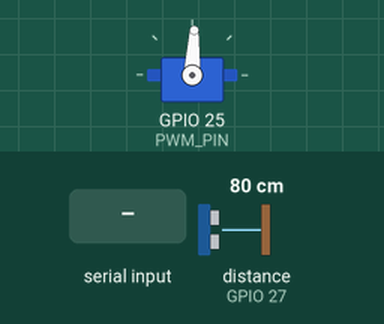
A program run on a simulated ESP32. Parts: servo. Wiring (inferred from the names in the program): ultrasonic range finder: trigger GPIO 26; echo GPIO 27; servo: signal GPIO 25. Inputs (shaded band) come from the test bench; at power-on: distance to the obstacle (sensor on GPIO 27) 80 cm. The echo pulse lasts 58.3 µs per cm; nothing arrives over Bluetooth unless stated; servo pulses on a pin are drawn as a servo (544–2400 µs = 0–180°); what the program prints to the serial monitor is not drawn.

Above: at 0.62 s.
1.3 s: distance to the obstacle (sensor on GPIO 27) set to 2 cm
At 3.34 s:
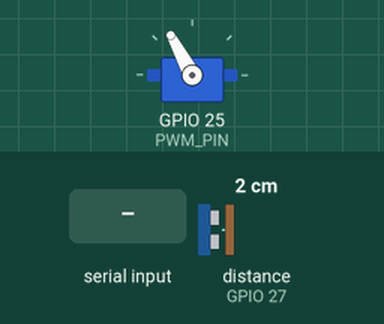
4.3 s: "VELOCITA:90\n" received over the second serial link
At 4.59 s:
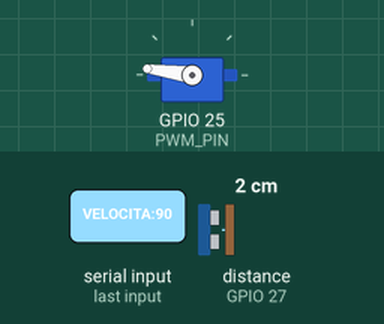
7.3 s: distance to the obstacle (sensor on GPIO 27) set to 5 cm
At 9.73 s:
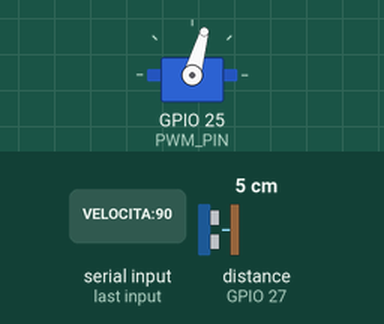
10.3 s: distance to the obstacle (sensor on GPIO 27) set to 8 cm
13.3 s: distance to the obstacle (sensor on GPIO 27) set to 4 cm
Timing chart, 0 to 20.3 s (numbered marks = the images above; inputs shaded):
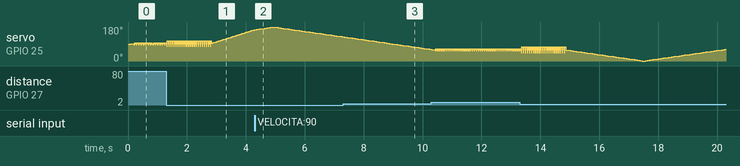

The program:

main.cpp
```cpp
#include <Arduino.h>
#include <BluetoothSerial.h>

// --- PROTOTIPI FUNZIONI ---
void processBluetoothCommand(String cmd);
void radarLogic();
void performNormalScan();
// void attemptToTrackTarget(int initialAngle, float initialDistance); // Non più usata direttamente così
bool fineTuneAndFollow(int& currentLockAngle, float& currentLockDistance);
void moveServo(int angle);
float measureDistance();
float measureDistanceAtAngle(int angle);
void sendScanData(int angle, float distance);
void sendTrackData(int angle, float distance, float speed);

// --- PIN ---
const int PWM_PIN  = 25;
const int TRIG_PIN = 26;
const int ECHO_PIN = 27;

// --- COSTANTI SENSORE & SERVO ---
const float SOUND_SPEED_CM_US = 0.0343;
const int ANGLE_STEP_NORMAL_SCAN = 2;

const int SERVO_MIN_PULSE_US = 500;
const int SERVO_MAX_PULSE_US = 2500;

// --- MODALITÀ E SOGLIE ---
bool manualOverrideStop = false;
float LOCK_MAX_DISTANCE_CM = 100.0; // Default, ora modificabile dall'app
float LOCK_MIN_DISTANCE_CM = 7.0;
unsigned long TRACKING_LOST_TIMEOUT_MS = 1500;
unsigned long FINE_TUNE_INTERVAL_MS_TRACKING = 60;

// --- STATO RADAR ---
BluetoothSerial SerialBT;
unsigned long lastServoMoveTimeNormalScanMs = 0;
int currentRadarAngle = 90;
bool isScanningForward = true;
int servoNormalScanDelayMs = 40;

// --- INSEGUIMENTO AUTOMATICO ---
bool isCurrentlyTracking = false;
unsigned long targetLastSeenDuringTrackMs = 0;
unsigned long lastFineTuneDuringTrackMs = 0;
float lastTrackedDistCm = 0;
unsigned long lastTrackTimeMsForSpeed = 0;


// --- COSTANTI MOVIMENTO E MISURAZIONE ---
const int DELAY_AFTER_SERVO_MOVE_US = 20000; // 20ms
const int TRACK_FINE_TUNE_ANGLE_STEP = 5;
const int TRACK_SEARCH_ON_LOSS_ANGLE_STEP = 15;

// ─────────────────────────────────────────────────────
void setup() {
  pinMode(PWM_PIN, OUTPUT);
  pinMode(TRIG_PIN, OUTPUT);
  pinMode(ECHO_PIN, INPUT);

  Serial.begin(115200);
  SerialBT.begin("ESP32_Radar");

  Serial.println("📡 Radar Autonomo Pronto (Range default: " + String(LOCK_MAX_DISTANCE_CM) + " cm)");
  SerialBT.println("📡 Connessione Bluetooth avviata. Range default: " + String(LOCK_MAX_DISTANCE_CM) + " cm"); // Informa anche l'app

  moveServo(currentRadarAngle);
  delayMicroseconds(DELAY_AFTER_SERVO_MOVE_US * 2);
  lastServoMoveTimeNormalScanMs = millis();
}

// ─────────────────────────────────────────────────────
void loop() {
  if (SerialBT.available()) {
    String cmd = SerialBT.readStringUntil('\n');
    processBluetoothCommand(cmd);
  }

  if (manualOverrideStop) {
    return;
  }
  radarLogic();
}

// ─────────────────────────────────────────────────────
void radarLogic() {
  if (isCurrentlyTracking) {
    int lockedAngle = currentRadarAngle;
    float lockedDist = lastTrackedDistCm;

    if (!fineTuneAndFollow(lockedAngle, lockedDist)) {
      Serial.println("🎯 Inseguimento perso. Ritorno a scansione.");
      isCurrentlyTracking = false;
    } else {
      currentRadarAngle = lockedAngle;
      lastTrackedDistCm = lockedDist;
    }
  } else {
    performNormalScan();
  }
}

// ─────────────────────────────────────────────────────
void performNormalScan() {
  unsigned long currentTimeMs = millis();

  if (currentTimeMs - lastServoMoveTimeNormalScanMs >= servoNormalScanDelayMs) {
    if (isScanningForward) {
      currentRadarAngle += ANGLE_STEP_NORMAL_SCAN;
      if (currentRadarAngle >= 180) { currentRadarAngle = 180; isScanningForward = false; }
    } else {
      currentRadarAngle -= ANGLE_STEP_NORMAL_SCAN;
      if (currentRadarAngle <= 0) { currentRadarAngle = 0; isScanningForward = true; }
    }
    lastServoMoveTimeNormalScanMs = currentTimeMs;

    float distance = measureDistanceAtAngle(currentRadarAngle);
    sendScanData(currentRadarAngle, distance);

    // Usa LOCK_MAX_DISTANCE_CM che può essere stato aggiornato dall'app
    if (distance >= LOCK_MIN_DISTANCE_CM && distance <= LOCK_MAX_DISTANCE_CM) {
      Serial.println("👁️ Oggetto rilevato a A" + String(currentRadarAngle) + " D" + String(distance) + ". Aggancio (Range Max: " + String(LOCK_MAX_DISTANCE_CM) + "cm)");
      isCurrentlyTracking = true;
      targetLastSeenDuringTrackMs = millis();
      lastFineTuneDuringTrackMs = millis();
      lastTrackedDistCm = distance;
      lastTrackTimeMsForSpeed = millis();
      // currentRadarAngle è già impostato sull'angolo dell'oggetto trovato
      return;
    }
  }
}

// ─────────────────────────────────────────────────────
bool fineTuneAndFollow(int& currentLockAngle, float& currentLockDistance) {
  unsigned long nowMs = millis();

  if (nowMs - lastFineTuneDuringTrackMs < FINE_TUNE_INTERVAL_MS_TRACKING) {
    return true; // Non è ora per un altro fine-tune
  }
  lastFineTuneDuringTrackMs = nowMs;

  float distCenter = measureDistanceAtAngle(currentLockAngle);

  if (distCenter < LOCK_MIN_DISTANCE_CM || distCenter > LOCK_MAX_DISTANCE_CM) {
    Serial.println("👣 Lock perso al centro (A" + String(currentLockAngle) + " D" + String(distCenter) + "). Ricerca breve...");
    for (int offset = -TRACK_SEARCH_ON_LOSS_ANGLE_STEP; offset <= TRACK_SEARCH_ON_LOSS_ANGLE_STEP; offset += TRACK_SEARCH_ON_LOSS_ANGLE_STEP) {
        if (offset == 0) continue;
        int testAngle = constrain(currentLockAngle + offset, 0, 180);
        float testDist = measureDistanceAtAngle(testAngle);
        if (testDist >= LOCK_MIN_DISTANCE_CM && testDist <= LOCK_MAX_DISTANCE_CM) {
            Serial.println("👣 Ritrovato durante ricerca breve a A" + String(testAngle) + " D" + String(testDist));
            currentLockAngle = testAngle;
            currentLockDistance = testDist;
            targetLastSeenDuringTrackMs = nowMs;
            // Invia dati TRACK
            if (lastTrackTimeMsForSpeed > 0 && (nowMs - lastTrackTimeMsForSpeed) > 10) {
                 float speed = (lastTrackedDistCm - currentLockDistance) / ((nowMs - lastTrackTimeMsForSpeed)/1000.0f);
                 sendTrackData(currentLockAngle, currentLockDistance, speed);
            } else {
                 sendTrackData(currentLockAngle, currentLockDistance, 0);
            }
            lastTrackedDistCm = currentLockDistance;
            lastTrackTimeMsForSpeed = nowMs;
            return true;
        }
    }
    // Se la ricerca breve non ha funzionato
    if (nowMs - targetLastSeenDuringTrackMs > TRACKING_LOST_TIMEOUT_MS) {
        return false; // Timeout definitivo
    }
    return true; // Non ancora timeout, ma il lock non è solido
  }

  float bestDistThisTune = distCenter;
  int bestAngleThisTune = currentLockAngle;

  int angleLeft = constrain(currentLockAngle - TRACK_FINE_TUNE_ANGLE_STEP, 0, 180);
  float distLeft = measureDistanceAtAngle(angleLeft);
  if (distLeft >= LOCK_MIN_DISTANCE_CM && distLeft < bestDistThisTune) {
    bestDistThisTune = distLeft;
    bestAngleThisTune = angleLeft;
  }

  int angleRight = constrain(currentLockAngle + TRACK_FINE_TUNE_ANGLE_STEP, 0, 180);
  float distRight = measureDistanceAtAngle(angleRight);
  if (distRight >= LOCK_MIN_DISTANCE_CM && distRight < bestDistThisTune) {
    bestDistThisTune = distRight;
    bestAngleThisTune = angleRight;
  }

  currentLockAngle = bestAngleThisTune;
  currentLockDistance = bestDistThisTune;
  targetLastSeenDuringTrackMs = nowMs;

  float currentSpeed = 0;
  if (lastTrackTimeMsForSpeed > 0 && (nowMs - lastTrackTimeMsForSpeed) > 10) {
      float deltaTimeSeconds = (nowMs - lastTrackTimeMsForSpeed) / 1000.0f;
      currentSpeed = (lastTrackedDistCm - currentLockDistance) / deltaTimeSeconds;
  }
  sendTrackData(currentLockAngle, currentLockDistance, currentSpeed);
  //Serial.println("🐾 Inseguimento: A" + String(currentLockAngle) + " D" + String(currentLockDistance,1) + " V" + String(currentSpeed,1));

  lastTrackedDistCm = currentLockDistance;
  lastTrackTimeMsForSpeed = nowMs;

  return true;
}

// ─────────────────────────────────────────────────────
float measureDistanceAtAngle(int angle) {
  moveServo(angle);
  delayMicroseconds(DELAY_AFTER_SERVO_MOVE_US);
  return measureDistance();
}

// ─────────────────────────────────────────────────────
void moveServo(int angle) {
  angle = constrain(angle, 0, 180);
  int pulse = map(angle, 0, 180, SERVO_MIN_PULSE_US, SERVO_MAX_PULSE_US);
  digitalWrite(PWM_PIN, HIGH);
  delayMicroseconds(pulse);
  digitalWrite(PWM_PIN, LOW);
}

// ─────────────────────────────────────────────────────
float measureDistance() {
  digitalWrite(TRIG_PIN, LOW);
  delayMicroseconds(2);
  digitalWrite(TRIG_PIN, HIGH);
  delayMicroseconds(10);
  digitalWrite(TRIG_PIN, LOW);
  unsigned long duration_us = pulseIn(ECHO_PIN, HIGH, 35000);
  if (duration_us == 0) { return -1.0; }
  return duration_us * SOUND_SPEED_CM_US / 2.0;
}

// ─────────────────────────────────────────────────────
void sendScanData(int angle, float distance) {
  String out = String(angle) + "," + (distance < 0 ? "OUT" : String(distance, 1));
  SerialBT.println(out);
}

// ─────────────────────────────────────────────────────
void sendTrackData(int angle, float distance, float speed) {
  String out = "TRACK," + String(angle) + "," + String(distance, 1) + "," + String(speed, 1);
  SerialBT.println(out);
}

// ─────────────────────────────────────────────────────
void processBluetoothCommand(String cmd) {
  cmd.trim();
  Serial.println("BT CMD RX: " + cmd); // Log del comando ricevuto

  if (cmd.startsWith("VELOCITA:")) {
    int val = cmd.substring(9).toInt();
    if (val > 0) { // Aggiunto controllo per valore sensato
        servoNormalScanDelayMs = constrain(val, 20, 200);
        Serial.println("⚙️ Vel scansione impostata a: " + String(servoNormalScanDelayMs) + " ms");
        SerialBT.println("ACK:VELOCITA=" + String(servoNormalScanDelayMs));
    } else {
        Serial.println("⚠️ Vel scansione non valida: " + cmd);
        SerialBT.println("NACK:VELOCITA invalida");
    }
  } else if (cmd == "STOP") {
    manualOverrideStop = true;
    isCurrentlyTracking = false;
    Serial.println("🛑 Radar fermato manualmente.");
    SerialBT.println("ACK:STOP");
  } else if (cmd == "START") {
    manualOverrideStop = false;
    Serial.println("▶️ Radar ripreso manualmente.");
    SerialBT.println("ACK:START");
  } else if (cmd.startsWith("RANGE:")) { // NUOVO BLOCCO PER IL COMANDO RANGE
    String valStr = cmd.substring(6);
    float newRange = valStr.toFloat();
    if (newRange >= LOCK_MIN_DISTANCE_CM && newRange <= 400.0) { // Imposta un limite superiore ragionevole (es. 400cm)
      LOCK_MAX_DISTANCE_CM = newRange;
      Serial.println("📏 Range di aggancio impostato a: " + String(LOCK_MAX_DISTANCE_CM) + " cm");
      SerialBT.println("ACK:RANGE=" + String(LOCK_MAX_DISTANCE_CM)); // Invia conferma all'app
    } else {
      Serial.println("⚠️ Valore range non valido: " + valStr);
      SerialBT.println("NACK:RANGE invalido (" + valStr + ")"); // Invia errore all'app
    }
  } else {
    Serial.println("❓ Comando BT sconosciuto: " + cmd);
    SerialBT.println("NACK:Comando '" + cmd + "' sconosciuto");
  }
}
```
